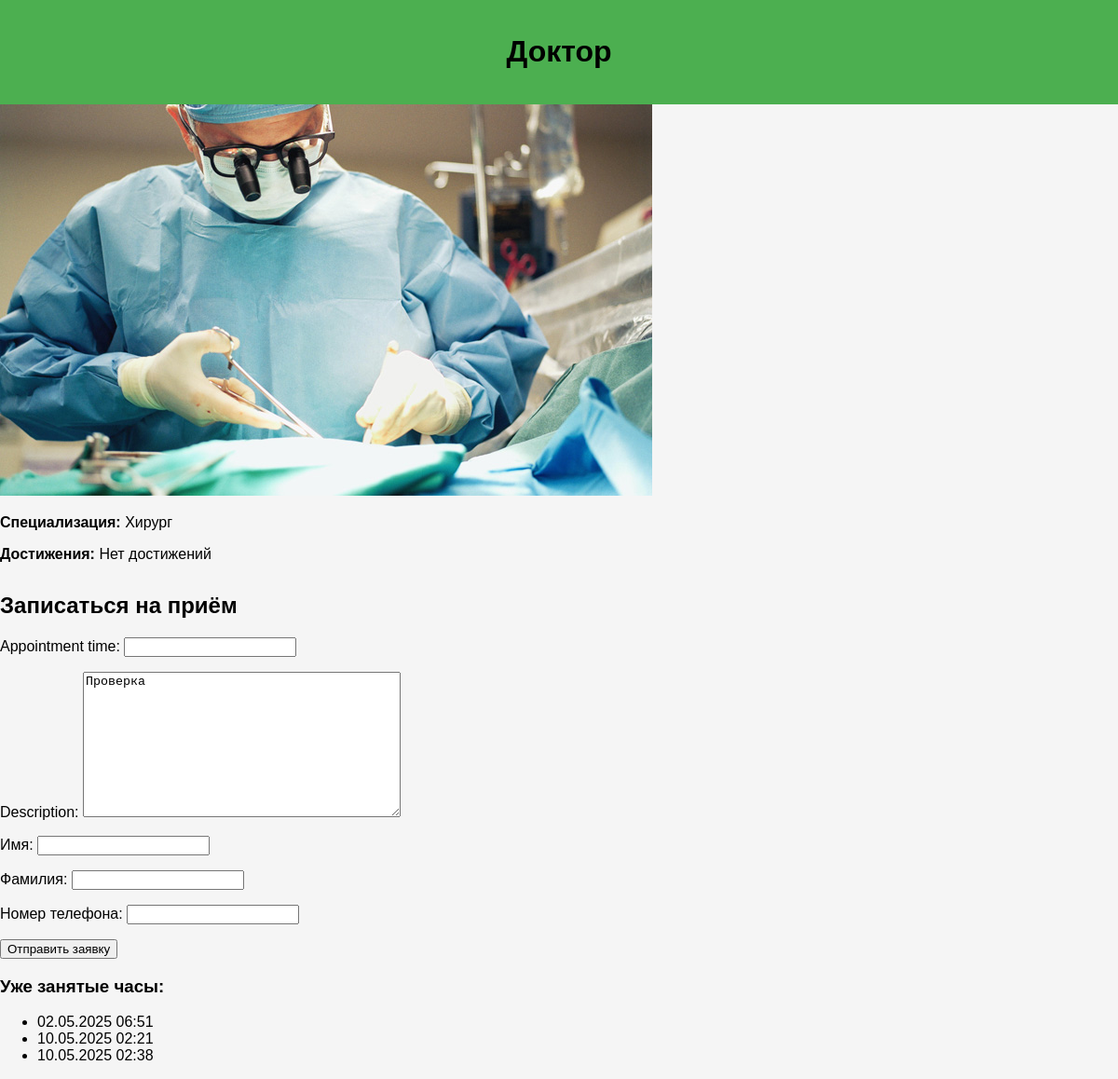
Page /doctor/1/ on the committed database.
### appointments/models.py (models this page shows, shortened)
class Doctor(models.Model):
    user = models.OneToOneField(settings.AUTH_USER_MODEL, on_delete=models.CASCADE)
    specialization = models.ForeignKey(Specialization, on_delete=models.SET_NULL, null=True)
    photo = models.ImageField(upload_to='doctors/')
    achievements = models.TextField(default='Нет достижений')

class Specialization(models.Model):
    name = models.CharField(max_length=100)
    def __str__(self):
        return self.name

### appointments/views.py (the view)
# urls.py: path('doctor/<int:doctor_id>/', views.doctor_detail, name='doctor_detail'),  # Страница врача и запись
def doctor_detail(request, doctor_id):
    doctor=get_object_or_404(Doctor, id=doctor_id)
    if request.method == 'POST':
        form=AppointmentForm(request.POST)
        if form.is_valid():
            appointment_time=form.cleaned_data['appointment_time']
            existing_appointment=Appointment.objects.filter(doctor=doctor, appointment_time=appointment_time).exists()
            if existing_appointment:
                messages.error(request, 'Выбранное время уже занято. Пожалуйста, выберите другое время.')
            else:
                patient, created=Patient.objects.get_or_create(
                    first_name=form.cleaned_data['first_name'],
                    last_name=form.cleaned_data['last_name'],
                    phone_number=form.cleaned_data['phone_number'],
                )
                Appointment.objects.create(
                    doctor=doctor,
                    patient=patient,
                    appointment_time=appointment_time,
                    description=form.cleaned_data['description'],
                )
                messages.success(request, 'Запись успешно создана!')
                return redirect('appointment_confirmation')
    else:
        form=AppointmentForm()
    booked_times=Appointment.objects.filter(doctor=doctor).values_list('appointment_time', flat=True)
    return render(request, 'doctor_detail.html', {
        'doctor': doctor,
        'form': form,
        'booked_times': booked_times,
    })

### appointments/forms.py
class AppointmentForm(forms.ModelForm):
    first_name = forms.CharField(label="Имя", max_length=100)
    last_name = forms.CharField(label="Фамилия", max_length=100)
    phone_number = forms.CharField(label="Номер телефона", max_length=20)
    class Meta:
        model = Appointment
        fields = ['appointment_time', 'description']

### templates/doctor_detail.html (shortened to what this page needs)
{% load static %}
<!DOCTYPE html>
<html lang="ru">
<head>
    <link rel="stylesheet" href="{% static 'clinic/style.css' %}">
</head>
<body>
    <header>
        <h1>Доктор {{ doctor.first_name }} {{ doctor.last_name }}</h1>
    </header>
    <section class="doctor-detail">
        <img src="{{ doctor.photo.url }}" alt="{{ doctor.first_name }} {{ doctor.last_name }}">
        <p><strong>Специализация:</strong> {{ doctor.specialization }}</p>
        <p><strong>Достижения:</strong> {{ doctor.achievements }}</p>
    </section>
    <section class="appointment-form">
        <h2>Записаться на приём</h2>
        <form method="post">
            {{ form.as_p }}
            <button type="submit" class="btn">Отправить заявку</button>
        </form>
        <h3>Уже занятые часы:</h3>
        <ul>
            {% for time in booked_times %}
                <li>{{ time|date:"d.m.Y H:i" }}</li>
            {% empty %}
                <li>Все часы свободны</li>
            {% endfor %}
        </ul>
    </section>
</body>
</html>

### static/clinic/style.css (style rules this page uses)
body { font-family: 'Arial', sans-serif; background-color: #f5f5f5; margin: 0; padding: 0; }
header { background-color: #4CAF50; padding: 1rem; text-align: center; }
.appointment-form { margin-top: 2rem; }

### rows in the picture
Doctor: photo (picture), specialization "Хирург", achievements "Нет достижений"

### other values in the picture
{{ time|date:"d.m.Y H:i" }} "02.05.2025 06:51" "10.05.2025 02:21" "10.05.2025 02:38"
